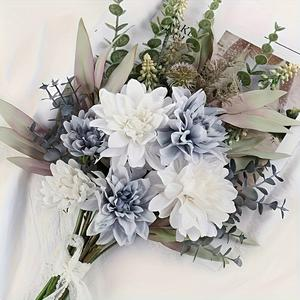
#> input picture domains/supply_chain_operations/dashboard/assets/sku-0005.jpg, 300 x 300 px, given in place of _src2.jpg, which was not available
$ python img_to_34.py ../../../domains/supply_chain_operations/dashboard/assets/sku-0005.jpg
#> lines starting #> are read from the running program, lines starting #| are printed output that depends on the picture; pictures that were not available may be replaced by others from this repository, and a replacement may not be noted
import subprocess
from PIL import Image, ImageStat

def download(url, path):
#> called with path = '/tmp/_src2.jpg'
    subprocess.run(
        ["curl", "-s", "--noproxy", "*", "-o", path, url],
        check=True,
        encoding="utf-8",
        errors="replace",
    )
#> (this line was passed over: subprocess is not available in this run)

def _pad_piece(strip, pad_h, target_w, mean, std_threshold=18):
    std = ImageStat.Stat(strip).stddev
    if max(std) < std_threshold:
        return Image.new("RGB", (target_w, pad_h), tuple(int(x) for x in mean))
    flipped = strip.transpose(Image.FLIP_TOP_BOTTOM)
    return flipped.resize((target_w, pad_h))

def to_3x4(src_path, dst_path, target_w=1200, target_h=1600):
#> called with src_path = '/tmp/_src2.jpg', dst_path = '/tmp/_out2.jpg', target_w = 1200, target_h = 1600
    im = Image.open(src_path).convert("RGB")
#> im is the input picture: PIL image 300x300 RGB; mean R, G, B 178.6, 176.1, 171
    scale = target_w / im.width
#> scale = 4
    fg_w, fg_h = target_w, int(im.height * scale)
#> fg_w = 1200; fg_h = 1200
    if fg_h > target_h:
        scale = target_h / im.height
        fg_w, fg_h = int(im.width * scale), target_h
    fg = im.resize((fg_w, fg_h))
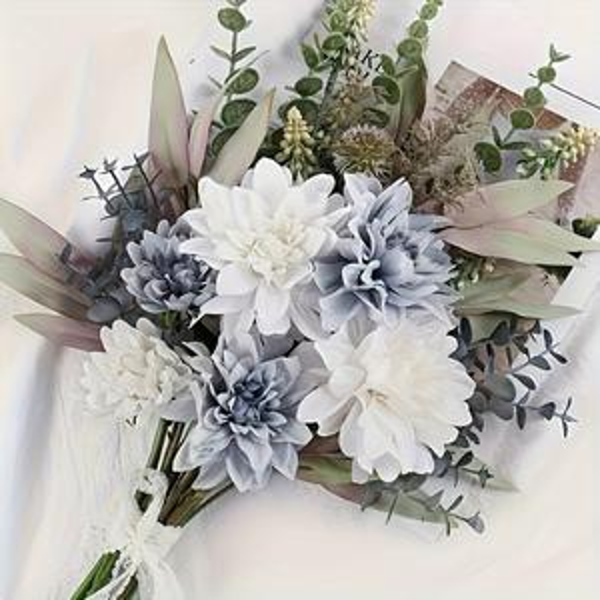
#> fg: PIL image 1200x1200 RGB (shown at 1/2 size); mean R, G, B 178.6, 176.1, 171

    pad_total = target_h - fg_h
#> pad_total = 400
    top_pad = pad_total // 2
#> top_pad = 200
    bottom_pad = pad_total - top_pad
#> bottom_pad = 200

    canvas = Image.new("RGB", (target_w, target_h), (255, 255, 255))
#> canvas: PIL image 1200x1600 RGB; every value is 255
    x = (target_w - fg_w) // 2
#> x = 0

    strip_h = max(1, min(60, fg_h // 4))
#> strip_h = 60
    if top_pad > 0:
        top_strip = fg.crop((0, 0, fg_w, strip_h))
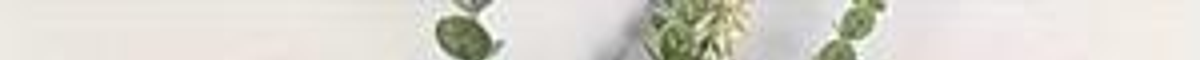
#> top_strip: PIL image 1200x60 RGB; mean R, G, B 218, 215.3, 207.1
        mean = ImageStat.Stat(top_strip).mean
#> mean = [218, 215.3, 207.1]
        top_piece = _pad_piece(top_strip, top_pad, fg_w, mean)
#> in _pad_piece, `std = ImageStat.Stat(strip).stddev`: std = [36.33, 32.75, 40.78]
#> in _pad_piece, `return flipped.resize((target_w, pad_h))`:
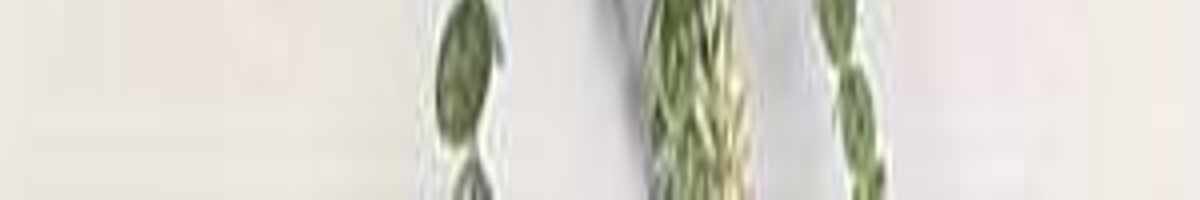
#> returned value: PIL image 1200x200 RGB; mean R, G, B 218, 215.3, 207.1
        canvas.paste(top_piece, (x, 0))
    if bottom_pad > 0:
        bottom_strip = fg.crop((0, fg_h - strip_h, fg_w, fg_h))
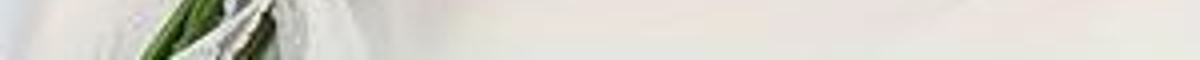
#> bottom_strip: PIL image 1200x60 RGB; mean R, G, B 217.1, 214.9, 207.4
        mean = ImageStat.Stat(bottom_strip).mean
#> mean = [217.1, 214.9, 207.4]
        bottom_piece = _pad_piece(bottom_strip, bottom_pad, fg_w, mean)
#> call 2 of _pad_piece, with pad_h = 200, target_w = 1200, std_threshold = 18
#> in _pad_piece (call 2), `std = ImageStat.Stat(strip).stddev`: std = [38.17, 34.31, 40.21]
#> in _pad_piece (call 2), `return flipped.resize((target_w, pad_h))`:
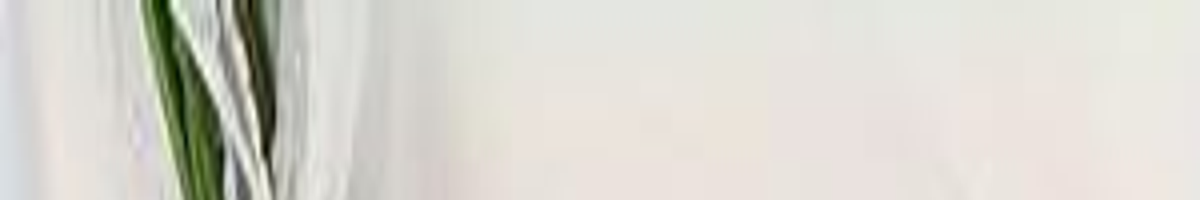
#> returned value: PIL image 1200x200 RGB; mean R, G, B 217.1, 214.9, 207.4
        canvas.paste(bottom_piece, (x, target_h - bottom_pad))
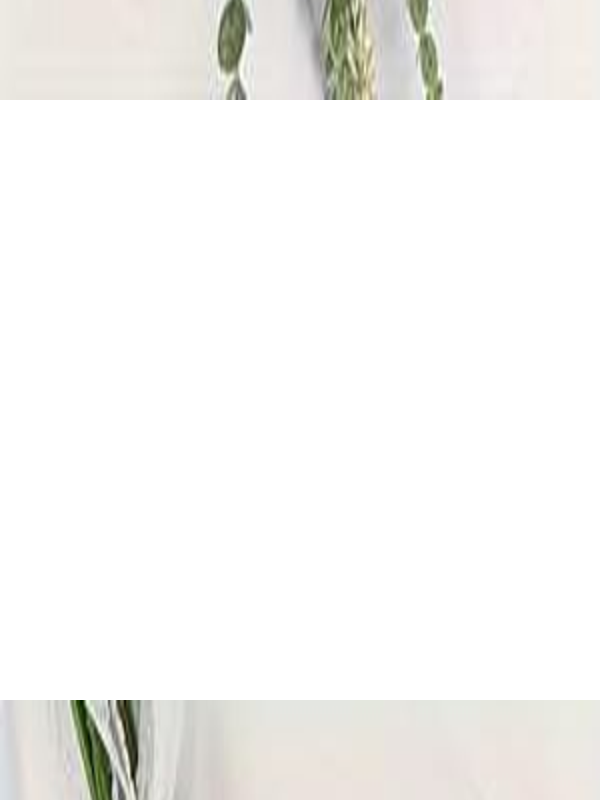
#> canvas: PIL image 1200x1600 RGB (shown at 1/2 size); mean R, G, B 245.6, 245, 243.1

    canvas.paste(fg, (x, top_pad))
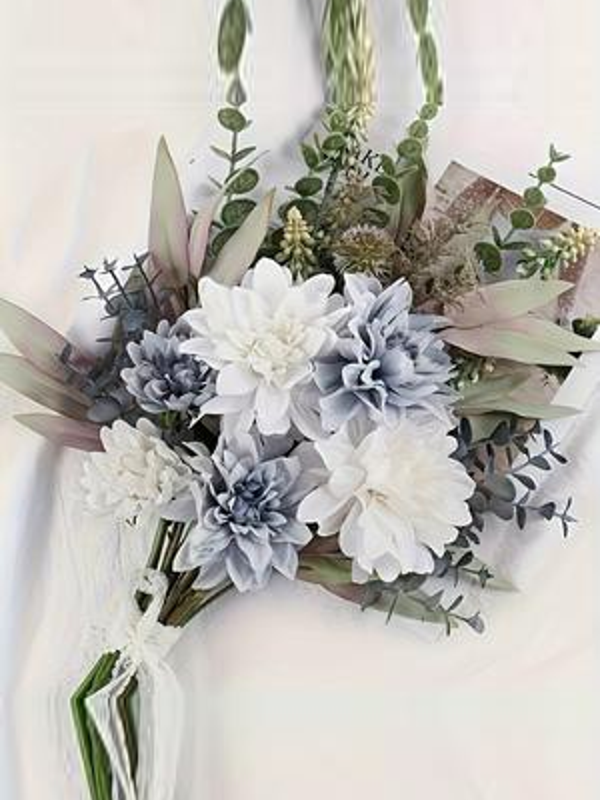
#> canvas: PIL image 1200x1600 RGB (shown at 1/2 size); mean R, G, B 188.3, 185.8, 180.1
    canvas.save(dst_path, "JPEG", quality=92)

def upload(path):
    cmd = ["curl", "-s", "--noproxy", "*", "-F", "source=@" + path,
           "https://freeimage.host/api/1/upload?key=6d207e02198a847aa98d0a2a901485a5&format=json"]
    out = subprocess.run(cmd, capture_output=True, text=True, encoding="utf-8", errors="replace").stdout
    import json
    d = json.loads(out)
    return d["image"]["url"]

if __name__ == "__main__":
    import sys
    download(sys.argv[1], "/tmp/_src2.jpg")
    to_3x4("/tmp/_src2.jpg", "/tmp/_out2.jpg")
    print("saved /tmp/_out2.jpg")

$ run again, on domains/supply_chain_operations/dashboard/assets/sku-0009.jpg
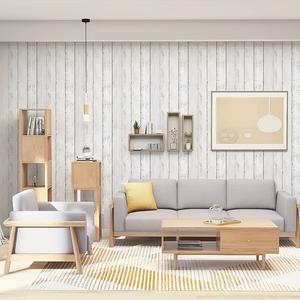
#> input picture domains/supply_chain_operations/dashboard/assets/sku-0009.jpg, 300 x 300 px, given in place of _src2.jpg, which was not available
#> in to_3x4, im is the input picture: PIL image 300x300 RGB; mean R, G, B 206.9, 198.2, 188.1
#> in to_3x4, `mean = ImageStat.Stat(top_strip).mean`: mean = [215.4, 209.8, 203.2]
#> std = [2.75, 2.6, 3.26]
#> in to_3x4, `bottom_strip = fg.crop((0, fg_h - strip_h, fg_w, fg_h))`:
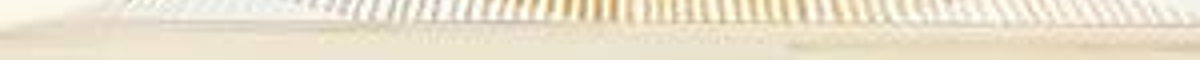
#> bottom_strip: PIL image 1200x60 RGB; mean R, G, B 234.4, 225.4, 204.3
#> in to_3x4, `mean = ImageStat.Stat(bottom_strip).mean`: mean = [234.4, 225.4, 204.3]
#> in to_3x4, `canvas.paste(fg, (x, top_pad))`:
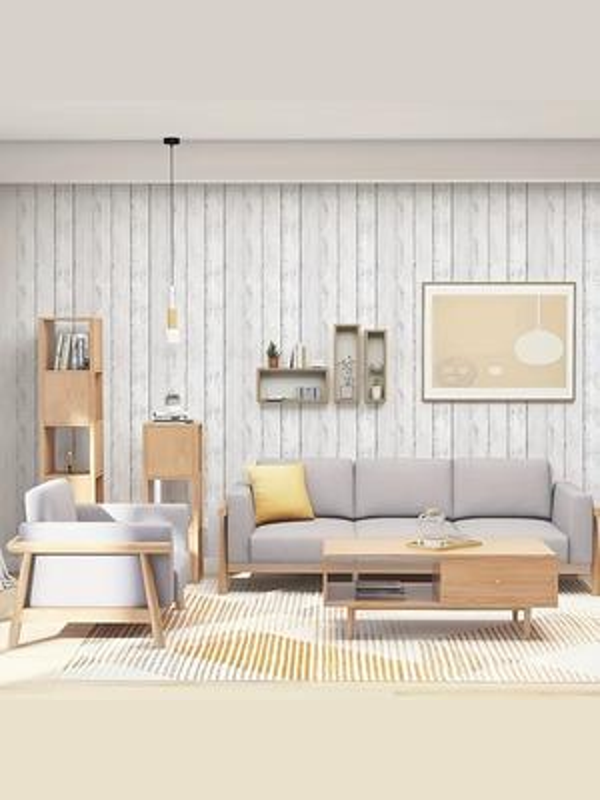
#> canvas: PIL image 1200x1600 RGB (shown at 1/2 size); mean R, G, B 211.3, 202.9, 191.9
